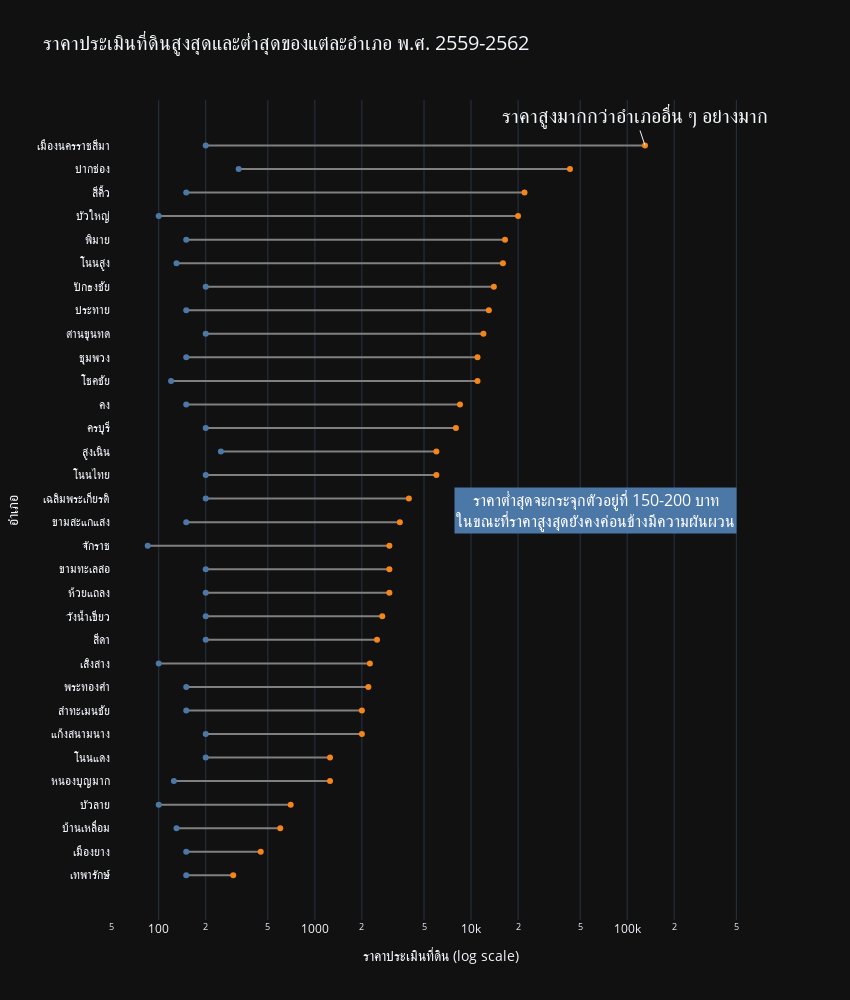

Source (notebook cell):
### Markdown cell above
ราคาต่ำสุดจะไม่<em>ต่างกัน</em>มากนักในแต่ละอำเภอจะมีเพียงแค่อำเภอ<b>เมืองนครราชสีมา</b>เท่านั้นที่มีราคาประเมินการกระจายตัวสูง

### Code cell
fig = go.Figure(
    data = [
        go.Scatter(
            x = data['x'],
            y = data['y'],
            mode = 'lines',
            marker = dict(color = 'grey')
        ),
        go.Scatter(
            x = data['x'],
            y = data['y'],
            mode = 'markers+text',
            marker = dict(color = data['colors']),
            hovertemplate = """อำเภอ: %{y}<br> ราคา: %{x} บาท <extra></extra>"""
        ),
    ]
)

fig.update_layout(
    title = dict(text = 'ราคาประเมินที่ดินสูงสุดและต่ำสุดของแต่ละอำเภอ พ.ศ. 2559-2562', font = dict(size = 20)),
    xaxis = dict(title = dict(text = 'ราคาประเมินที่ดิน (log scale)')),
    yaxis = dict(title = dict(text = 'อำเภอ')),
    width = 850,
    height = 1000,
    showlegend = False,
    template = 'plotly_dark',
    annotations = [
        dict(text = 'ราคาสูงมากกว่าอำเภออื่น ๆ อย่างมาก', x = np.log10(130000), y = 'เมืองนครราชสีมา', font = dict(size = 20)),
        dict(
            xref = 'paper', yref = 'paper', x = 0.95, y = 0.5, showarrow = False,
            text = 'ราคาต่ำสุดจะกระจุกตัวอยู่ที่ 150-200 บาท<br>ในขณะที่ราคาสูงสุดยังคงค่อนข้างมีความผันผวน',
            font = dict(size = 16, color = 'white'),
            bgcolor = col_tab[0]
        )
    ]
)

fig.update_xaxes(type = 'log')
fig.update_yaxes(showgrid=False)

fig.show()

### Figure 1 — Plotly figure (JSON) as saved in the notebook; plotly's stock layout.template omitted (floating-point values rounded to 4 significant figures)
{"data": [{"marker": {"color": "grey"}, "mode": "lines", "type": "scatter", "x": [150, 300, null, 150, 450, null, 130, 600, null, 100, 700, null, 125, 1250, null, 200, 1250, null, 200, 2000, null, 150, 2000, null, 150, 2200, null, 100, 2250, null, 200, 2500, null, 200, 2700, null, 200, 3000, null, 200, 3000, null, 85, 3000, null, 150, 3500, null, 200, 4000, null, 200, 6000, null, 250, 6000, null, 200, 8000, null, 150, 8500, null, 120, 11000, null, 150, 11000, null, 200, 12000, null, 150, 13000, null, 200, 14000, null, 130, 16000, null, 150, 16500, null, 100, 20000, null, 150, 22000, null, 325, 43000, null, 200, 130000, null], "y": ["เทพารักษ์", "เทพารักษ์", null, "เมืองยาง", "เมืองยาง", null, "บ้านเหลื่อม", "บ้านเหลื่อม", null, "บัวลาย", "บัวลาย", null, "หนองบุญมาก", "หนองบุญมาก", null, "โนนแดง", "โนนแดง", null, "แก้งสนามนาง", "แก้งสนามนาง", null, "ลำทะเมนชัย", "ลำทะเมนชัย", null, "พระทองคำ", "พระทองคำ", null, "เสิงสาง", "เสิงสาง", null, "สีดา", "สีดา", null, "วังน้ำเขียว", "วังน้ำเขียว", null, "ห้วยแถลง", "ห้วยแถลง", null, "ขามทะเลสอ", "ขามทะเลสอ", null, "จักราช", "จักราช", null, "ขามสะแกแสง", "ขามสะแกแสง", null, "เฉลิมพระเกียรติ", "เฉลิมพระเกียรติ", null, "โนนไทย", "โนนไทย", null, "สูงเนิน", "สูงเนิน", null, "ครบุรี", "ครบุรี", null, "คง", "คง", null, "โชคชัย", "โชคชัย", null, "ชุมพวง", "ชุมพวง", null, "ด่านขุนทด", "ด่านขุนทด", null, "ประทาย", "ประทาย", null, "ปักธงชัย", "ปักธงชัย", null, "โนนสูง", "โนนสูง", null, "พิมาย", "พิมาย", null, "บัวใหญ่", "บัวใหญ่", null, "สีคิ้ว", "สีคิ้ว", null, "ปากช่อง", "ปากช่อง", null, "เมืองนครราชสีมา", "เมืองนครราชสีมา", null]}, {"hovertemplate": "อำเภอ: %{y}<br> ราคา: %{x} บาท <extra></extra>", "marker": {"color": ["#4C78A8", "#F58518", "brown", "#4C78A8", "#F58518", "brown", "#4C78A8", "#F58518", "brown", "#4C78A8", "#F58518", "brown", "#4C78A8", "#F58518", "brown", "#4C78A8", "#F58518", "brown", "#4C78A8", "#F58518", "brown", "#4C78A8", "#F58518", "brown", "#4C78A8", "#F58518", "brown", "#4C78A8", "#F58518", "brown", "#4C78A8", "#F58518", "brown", "#4C78A8", "#F58518", "brown", "#4C78A8", "#F58518", "brown", "#4C78A8", "#F58518", "brown", "#4C78A8", "#F58518", "brown", "#4C78A8", "#F58518", "brown", "#4C78A8", "#F58518", "brown", "#4C78A8", "#F58518", "brown", "#4C78A8", "#F58518", "brown", "#4C78A8", "#F58518", "brown", "#4C78A8", "#F58518", "brown", "#4C78A8", "#F58518", "brown", "#4C78A8", "#F58518", "brown", "#4C78A8", "#F58518", "brown", "#4C78A8", "#F58518", "brown", "#4C78A8", "#F58518", "brown", "#4C78A8", "#F58518", "brown", "#4C78A8", "#F58518", "brown", "#4C78A8", "#F58518", "brown", "#4C78A8", "#F58518", "brown", "#4C78A8", "#F58518", "brown", "#4C78A8", "#F58518", "brown"]}, "mode": "markers+text", "type": "scatter", "x": [150, 300, null, 150, 450, null, 130, 600, null, 100, 700, null, 125, 1250, null, 200, 1250, null, 200, 2000, null, 150, 2000, null, 150, 2200, null, 100, 2250, null, 200, 2500, null, 200, 2700, null, 200, 3000, null, 200, 3000, null, 85, 3000, null, 150, 3500, null, 200, 4000, null, 200, 6000, null, 250, 6000, null, 200, 8000, null, 150, 8500, null, 120, 11000, null, 150, 11000, null, 200, 12000, null, 150, 13000, null, 200, 14000, null, 130, 16000, null, 150, 16500, null, 100, 20000, null, 150, 22000, null, 325, 43000, null, 200, 130000, null], "y": ["เทพารักษ์", "เทพารักษ์", null, "เมืองยาง", "เมืองยาง", null, "บ้านเหลื่อม", "บ้านเหลื่อม", null, "บัวลาย", "บัวลาย", null, "หนองบุญมาก", "หนองบุญมาก", null, "โนนแดง", "โนนแดง", null, "แก้งสนามนาง", "แก้งสนามนาง", null, "ลำทะเมนชัย", "ลำทะเมนชัย", null, "พระทองคำ", "พระทองคำ", null, "เสิงสาง", "เสิงสาง", null, "สีดา", "สีดา", null, "วังน้ำเขียว", "วังน้ำเขียว", null, "ห้วยแถลง", "ห้วยแถลง", null, "ขามทะเลสอ", "ขามทะเลสอ", null, "จักราช", "จักราช", null, "ขามสะแกแสง", "ขามสะแกแสง", null, "เฉลิมพระเกียรติ", "เฉลิมพระเกียรติ", null, "โนนไทย", "โนนไทย", null, "สูงเนิน", "สูงเนิน", null, "ครบุรี", "ครบุรี", null, "คง", "คง", null, "โชคชัย", "โชคชัย", null, "ชุมพวง", "ชุมพวง", null, "ด่านขุนทด", "ด่านขุนทด", null, "ประทาย", "ประทาย", null, "ปักธงชัย", "ปักธงชัย", null, "โนนสูง", "โนนสูง", null, "พิมาย", "พิมาย", null, "บัวใหญ่", "บัวใหญ่", null, "สีคิ้ว", "สีคิ้ว", null, "ปากช่อง", "ปากช่อง", null, "เมืองนครราชสีมา", "เมืองนครราชสีมา", null]}], "layout": {"annotations": [{"font": {"size": 20}, "text": "ราคาสูงมากกว่าอำเภออื่น ๆ อย่างมาก", "x": 5.114, "y": "เมืองนครราชสีมา"}, {"bgcolor": "#4C78A8", "font": {"color": "white", "size": 16}, "showarrow": false, "text": "ราคาต่ำสุดจะกระจุกตัวอยู่ที่ 150-200 บาท<br>ในขณะที่ราคาสูงสุดยังคงค่อนข้างมีความผันผวน", "x": 0.95, "xref": "paper", "y": 0.5, "yref": "paper"}], "height": 1000, "showlegend": false, "title": {"font": {"size": 20}, "text": "ราคาประเมินที่ดินสูงสุดและต่ำสุดของแต่ละอำเภอ พ.ศ. 2559-2562"}, "width": 850, "xaxis": {"title": {"text": "ราคาประเมินที่ดิน (log scale)"}, "type": "log"}, "yaxis": {"showgrid": false, "title": {"text": "อำเภอ"}}}}
